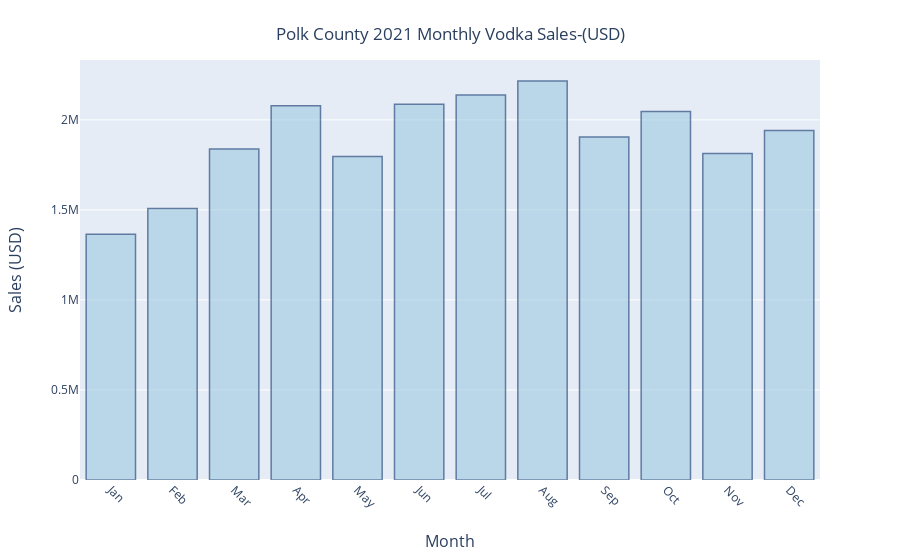

The notebook cell saved with this chart:
### Code cell
fig = px.bar(polk_sales_mo, x = 'month', y = 'sales_usd')

fig.update_layout(
    title={
        'text': 'Polk County 2021 Monthly Vodka Sales-(USD)',
        'y': 0.95,
        'x': 0.5,
        'xanchor': 'center',
        'yanchor': 'top'},
    hoverlabel=dict(
        bgcolor='rgb(8,48,107)',
        font_size=12,
        font_family='Rockwell'
    )
)


fig.update_traces(marker_color='rgb(158,202,225)', marker_line_color='rgb(8,48,107)',
                  marker_line_width=1.5, opacity=0.6)

fig.update_xaxes(
    tickangle=45,
    title_text = 'Month',
    title_standoff = 25, 
    title_font = {'size': 16},
    ticktext=['Jan', 'Feb', 'Mar', 'Apr', 'May', 'Jun', 'Jul', 'Aug', 'Sep',
              'Oct', 'Nov', 'Dec'],
    tickvals = ['01', '02', '03', '04', '05', '06', '07', '08', '09', '10', '11', '12']

)

fig.update_yaxes(
    title_text = 'Sales (USD)',
    title_standoff = 25,
    title_font = {'size':16}
)


fig.show()

### Figure 1 — Plotly figure (JSON) as saved in the notebook; plotly's stock layout.template omitted (floating-point values rounded to 4 significant figures)
{"data": [{"alignmentgroup": "True", "hovertemplate": "month=%{x}<br>sales_usd=%{y}<extra></extra>", "legendgroup": "", "marker": {"color": "rgb(158,202,225)", "line": {"color": "rgb(8,48,107)", "width": 1.5}, "pattern": {"shape": ""}}, "name": "", "offsetgroup": "", "opacity": 0.6, "orientation": "v", "showlegend": false, "textposition": "auto", "type": "bar", "x": ["01", "02", "03", "04", "05", "06", "07", "08", "09", "10", "11", "12"], "xaxis": "x", "y": [1365000.0, 1507000.0, 1838000.0, 2079000.0, 1796000.0, 2086000.0, 2139000.0, 2216000.0, 1905000.0, 2047000.0, 1814000.0, 1941000.0], "yaxis": "y"}], "layout": {"barmode": "relative", "hoverlabel": {"bgcolor": "rgb(8,48,107)", "font": {"family": "Rockwell", "size": 12}}, "legend": {"tracegroupgap": 0}, "margin": {"t": 60}, "title": {"text": "Polk County 2021 Monthly Vodka Sales-(USD)", "x": 0.5, "xanchor": "center", "y": 0.95, "yanchor": "top"}, "xaxis": {"anchor": "y", "domain": [0, 1], "tickangle": 45, "ticktext": ["Jan", "Feb", "Mar", "Apr", "May", "Jun", "Jul", "Aug", "Sep", "Oct", "Nov", "Dec"], "tickvals": ["01", "02", "03", "04", "05", "06", "07", "08", "09", "10", "11", "12"], "title": {"font": {"size": 16}, "standoff": 25, "text": "Month"}}, "yaxis": {"anchor": "x", "domain": [0, 1], "title": {"font": {"size": 16}, "standoff": 25, "text": "Sales (USD)"}}}}
